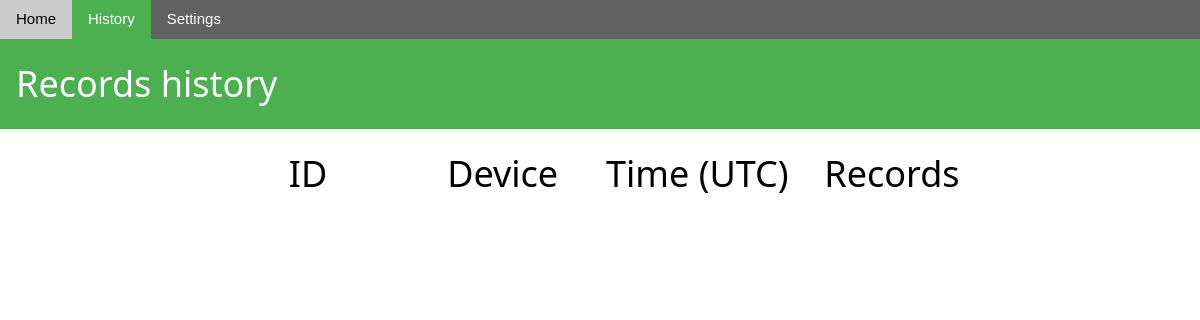
Page /history on the earlier database version.
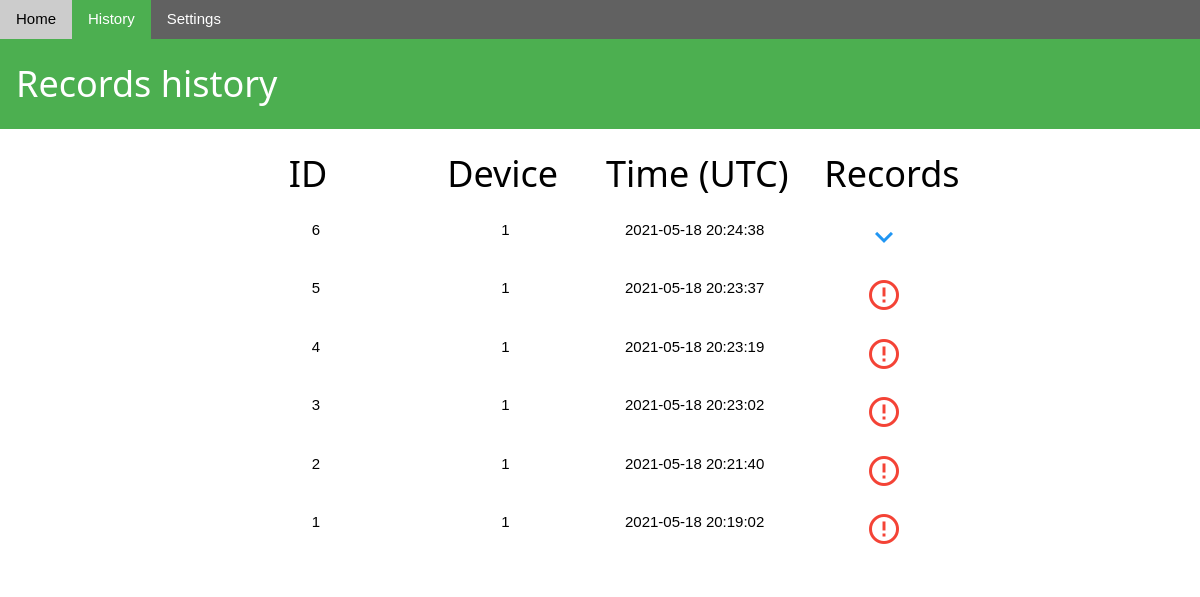
Same page on the later database version.
### tables this page shows
CREATE TABLE ALARMS
(
	id integer
		constraint ALARMS_pk
			primary key,
	occur_time integer not null,
	device int default NULL
);

### main.py (the view)
@app.get("/history")
async def history(request: Request):
    alarms = await db_get_alarms()
    for alarm in alarms:
        await alarm.get_records()
    return templates.TemplateResponse(
        "history.html.j2",
        {"request": request, "alarms": alarms},
    )

### templates/history.html.j2 (shortened to what this page needs)
<!DOCTYPE html>
<html lang="pl-PL" xmlns="http://www.w3.org/1999/html" xmlns="http://www.w3.org/1999/html">
<head>
    <link href="{{ url_for('static', path='w3.css') }}" rel="stylesheet">
</head>
<body class="w3-ios-background">
<div class="w3-bar w3-dark-grey">
    <a class="w3-bar-item w3-button" href="/">Home</a>
    <a class="w3-bar-item w3-button w3-green" href="/history">History</a>
    <a class="w3-bar-item w3-button" href="/settings">Settings</a>
</div>
<div class="w3-bar w3-green"><h1 class="w3-bar-item">Records history</h1></div>
<div class="w3-bar">
    <div class="w3-container w3-table w3-card-4">
        <div class="w3-row w3-button w3-block w3-left-align w3-hover-white" style="cursor: unset;">
            <div class="w3-col    m1 l2">&nbsp;</div>
            <div class="w3-col s2 m2 l2 w3-center">
                <h1 class="w3-hide-small w3-hide-medium">ID</h1>
            </div>
            <div class="w3-col s2 m2 l2 w3-center">
                <h1 class="w3-hide-small w3-hide-medium">Device</h1>
            </div>
            <div class="w3-col s6 m4 l2 w3-center">
                <h1 class="w3-hide-small w3-hide-medium">Time (UTC)</h1>
            </div>
            <div class="w3-col s2 m2 l2 w3-center">
                <h1 class="w3-hide-small w3-hide-medium">Records</h1>
            </div>
            <div class="w3-col    m1 l2">&nbsp;</div>
        {% for alarm in alarms %}
            <div class="w3-row">
                <div onclick="myFunction('Alarm-{{alarm.index}}')" class="w3-button w3-block w3-left-align">
                    <div class="w3-col    m1 l2">&nbsp;</div>
                    <div class="w3-col s2 m2 l2 w3-center">{{alarm.index}}</div>
                    <div class="w3-col s2 m2 l2 w3-center">{{alarm.device}}</div>
                    <div class="w3-col s6 m4 l2 w3-center">{{alarm.human_time}}</div>
                    <div class="w3-col s2 m1 l2 w3-center w3-dropdown-hover">
                        {% if alarm.records %}
                            <i class="material-icons w3-text-blue" style="font-size:36px">expand_more</i>
                        {% else %}
                            <i class="material-icons w3-text-red" style="font-size:36px">error_outline</i>
                        {% endif %}
                    </div>
                    <div class="w3-col    m2 l2">&nbsp;</div>
                </div>
            </div>
        {% endfor %}
        </div>
    </div>
</div>
</body>
</html>

### static/w3.css (style rules this page uses)
*,*:before,*:after { box-sizing:inherit }
html { -ms-text-size-adjust:100%;-webkit-text-size-adjust:100% }
body { margin:0 }
a { background-color:transparent }
html,body { font-family:Verdana,sans-serif;font-size:15px;line-height:1.5 }
html { overflow-x:hidden }
h1 { font-size:36px }
h1,h2,h3,h4,h5,h6 { font-family:"Segoe UI",Arial,sans-serif;font-weight:400;margin:10px 0 }
a { color:inherit }
.w3-table,.w3-table-all { border-collapse:collapse;border-spacing:0;width:100%;display:table }
.w3-btn,.w3-button { border:none;display:inline-block;padding:8px 16px;vertical-align:middle;overflow:hidden;text-decoration:none;color:inherit;background-color:inherit;text-align:center;cursor:pointer;white-space:nowrap }
.w3-btn,.w3-button { -webkit-touch-callout:none;-webkit-user-select:none;-khtml-user-select:none;-moz-user-select:none;-ms-user-select:none;user-select:none }
.w3-dropdown-click,.w3-dropdown-hover { position:relative;display:inline-block;cursor:pointer }
.w3-bar { width:100%;overflow:hidden }
.w3-bar .w3-bar-item { padding:8px 16px;float:left;width:auto;border:none;display:block;outline:0 }
.w3-bar .w3-dropdown-hover,.w3-bar .w3-dropdown-click { position:static;float:left }
.w3-bar .w3-button { white-space:normal }
.w3-block { display:block;width:100% }
.w3-container:after,.w3-container:before,.w3-panel:after,.w3-panel:before,.w3-row:after,.w3-row:before,.w3-row-padding:after,.w3-row-padding:before, .w3-cell-row:before,.w3-cell-row:after,.w3-clear:after,.w3-clear:before,.w3-bar:before,.w3-bar:after { content:"";display:table;clear:both }
.w3-col,.w3-half,.w3-third,.w3-twothird,.w3-threequarter,.w3-quarter { float:left;width:100% }
.w3-col.s2 { width:16.66666% }
.w3-col.s6 { width:49.99999% }
@media (min-width:601px) { .w3-col.m1 { width:8.33333% } }
@media (min-width:601px) { .w3-col.m2 { width:16.66666% } }
@media (min-width:601px) { .w3-col.m4,.w3-third { width:33.33333% } }
@media (min-width:993px) { .w3-col.l2 { width:16.66666% } }
.w3-container,.w3-panel { padding:0.01em 16px }
.w3-card-4,.w3-hover-shadow:hover { box-shadow:0 4px 10px 0 rgba(0,0,0,0.2),0 4px 20px 0 rgba(0,0,0,0.19) }
.w3-left-align { text-align:left!important }
.w3-center { text-align:center!important }
.w3-green,.w3-hover-green:hover { color:#fff!important;background-color:#4CAF50!important }
.w3-dark-grey,.w3-hover-dark-grey:hover,.w3-dark-gray,.w3-hover-dark-gray:hover { color:#fff!important;background-color:#616161!important }
.w3-text-blue,.w3-hover-text-blue:hover { color:#2196F3!important }
.w3-text-red,.w3-hover-text-red:hover { color:#f44336!important }

Differences in the rows shown:
added ALARMS: index "6", device "1", human_time "2021-05-18 20:24:38"
added ALARMS: index "5", device "1", human_time "2021-05-18 20:23:37"
added ALARMS: index "4", device "1", human_time "2021-05-18 20:23:19"
added ALARMS: index "3", device "1", human_time "2021-05-18 20:23:02"
added ALARMS: index "2", device "1", human_time "2021-05-18 20:21:40"
added ALARMS: index "1", device "1", human_time "2021-05-18 20:19:02"
